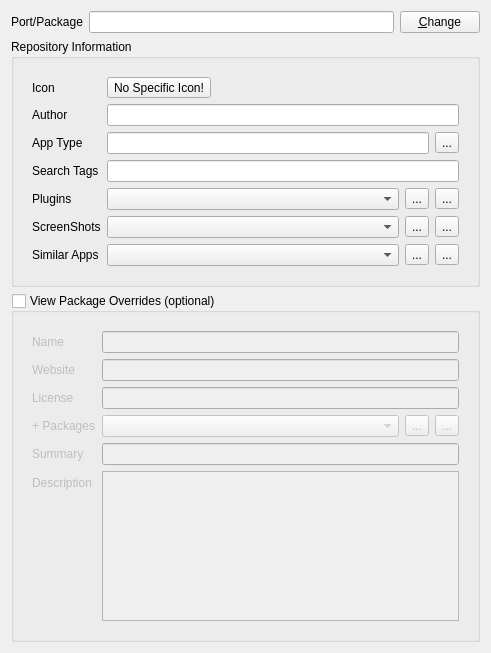
          <widget class="QWidget" name="scrollAreaWidgetContents">
           <property name="geometry">
            <rect>
             <x>0</x>
             <y>0</y>
             <width>491</width>
             <height>627</height>
            </rect>
           </property>
           <layout class="QVBoxLayout" name="verticalLayout_13">
            <item>
             <layout class="QFormLayout" name="formLayout_5">
              <property name="fieldGrowthPolicy">
               <enum>QFormLayout::ExpandingFieldsGrow</enum>
              </property>
              <item row="0" column="0">
               <widget class="QLabel" name="label_makeport">
                <property name="text">
                 <string>Port/Package</string>
                </property>
               </widget>
              </item>
              <item row="0" column="1">
               <layout class="QHBoxLayout" name="layout_makeport">
                <item>
                 <widget class="QLineEdit" name="line_makeport">
                  <property name="statusTip">
                   <string>FreeBSD port to be packaged as a PBI</string>
                  </property>
                 </widget>
                </item>
                <item>
                 <widget class="QPushButton" name="push_change_makeport">
                  <property name="statusTip">
                   <string>Select a different FreeBSD package</string>
                  </property>
                  <property name="text">
                   <string>&amp;Change</string>
                  </property>
                 </widget>
                </item>
               </layout>
              </item>
             </layout>
            </item>
            <item>
             <widget class="QGroupBox" name="group_config_repo">
              <property name="title">
               <string>Repository Information</string>
              </property>
              <property name="checkable">
               <bool>false</bool>
              </property>
              <property name="checked">
               <bool>false</bool>
              </property>
              <layout class="QVBoxLayout" name="verticalLayout_5">
               <item>
                <widget class="QFrame" name="frame_repoInfo">
                 <property name="frameShape">
                  <enum>QFrame::NoFrame</enum>
                 </property>
                 <property name="frameShadow">
                  <enum>QFrame::Raised</enum>
                 </property>
                 <layout class="QFormLayout" name="formLayout">
                  <property name="fieldGrowthPolicy">
                   <enum>QFormLayout::ExpandingFieldsGrow</enum>
                  </property>
                  <item row="3" column="0">
                   <widget class="QLabel" name="label">
                    <property name="text">
                     <string>Search Tags</string>
                    </property>
                   </widget>
                  </item>
                  <item row="3" column="1">
                   <widget class="QLineEdit" name="line_repoTags">
                    <property name="statusTip">
                     <string>Comma-separated list of search tags for the application</string>
                    </property>
                   </widget>
                  </item>
                  <item row="5" column="0">
                   <widget class="QLabel" name="label_4">
                    <property name="text">
                     <string>Plugins</string>
                    </property>
                   </widget>
                  </item>
                  <item row="5" column="1">
                   <layout class="QHBoxLayout" name="horizontalLayout">
                    <item>
                     <widget class="QComboBox" name="combo_plugins">
                      <property name="sizePolicy">
                       <sizepolicy hsizetype="Expanding" vsizetype="Fixed">
                        <horstretch>0</horstretch>
                        <verstretch>0</verstretch>
                       </sizepolicy>
                      </property>
                      <property name="statusTip">
                       <string>Optional Packages that provide additional functionality to this application</string>
                      </property>
                     </widget>
                    </item>
                    <item>
                     <widget class="QToolButton" name="tool_addplugin">
                      <property name="text">
                       <string>...</string>
                      </property>
                      <property name="icon">
                       <iconset resource="EasyPBI.qrc">
                        <normaloff>:/png/icons/plus.png</normaloff>:/png/icons/plus.png</iconset>
                      </property>
                     </widget>
                    </item>
                    <item>
                     <widget class="QToolButton" name="tool_rmplugin">
                      <property name="text">
                       <string notr="true">...</string>
                      </property>
                      <property name="icon">
                       <iconset resource="EasyPBI.qrc">
                        <normaloff>:/png/icons/minus.png</normaloff>:/png/icons/minus.png</iconset>
                      </property>
                     </widget>
                    </item>
                   </layout>
                  </item>
                  <item row="6" column="0">
                   <widget class="QLabel" name="label_5">
                    <property name="text">
                     <string>ScreenShots</string>
                    </property>
                   </widget>
                  </item>
                  <item row="6" column="1">
                   <layout class="QHBoxLayout" name="horizontalLayout_3">
                    <item>
                     <widget class="QComboBox" name="combo_screenshots">
                      <property name="sizePolicy">
                       <sizepolicy hsizetype="Expanding" vsizetype="Fixed">
                        <horstretch>0</horstretch>
                        <verstretch>0</verstretch>
                       </sizepolicy>
                      </property>
                      <property name="statusTip">
                       <string>List of URLs to screenshots of this application</string>
                      </property>
                     </widget>
                    </item>
                    <item>
                     <widget class="QToolButton" name="tool_addscreenshot">
                      <property name="text">
                       <string notr="true">...</string>
                      </property>
                      <property name="icon">
                       <iconset resource="EasyPBI.qrc">
                        <normaloff>:/png/icons/plus.png</normaloff>:/png/icons/plus.png</iconset>
                      </property>
                     </widget>
                    </item>
                    <item>
                     <widget class="QToolButton" name="tool_rmscreenshot">
                      <property name="text">
                       <string>...</string>
                      </property>
                      <property name="icon">
                       <iconset resource="EasyPBI.qrc">
                        <normaloff>:/png/icons/minus.png</normaloff>:/png/icons/minus.png</iconset>
                      </property>
                     </widget>
                    </item>
                   </layout>
                  </item>
                  <item row="7" column="0">
                   <widget class="QLabel" name="label_6">
                    <property name="text">
                     <string>Similar Apps</string>
                    </property>
                   </widget>
                  </item>
                  <item row="7" column="1">
                   <layout class="QHBoxLayout" name="horizontalLayout_5">
                    <item>
                     <widget class="QComboBox" name="combo_similar">
                      <property name="sizePolicy">
                       <sizepolicy hsizetype="Expanding" vsizetype="Fixed">
                        <horstretch>0</horstretch>
                        <verstretch>0</verstretch>
                       </sizepolicy>
                      </property>
                      <property name="statusTip">
                       <string>Other applications that are similar to this one</string>
                      </property>
                     </widget>
                    </item>
                    <item>
                     <widget class="QToolButton" name="tool_addsimilar">
                      <property name="text">
                       <string notr="true">...</string>
                      </property>
                      <property name="icon">
                       <iconset resource="EasyPBI.qrc">
                        <normaloff>:/png/icons/plus.png</normaloff>:/png/icons/plus.png</iconset>
                      </property>
                     </widget>
                    </item>
                    <item>
                     <widget class="QToolButton" name="tool_rmsimilar">
                      <property name="text">
                       <string notr="true">...</string>
                      </property>
                      <property name="icon">
                       <iconset resource="EasyPBI.qrc">
                        <normaloff>:/png/icons/minus.png</normaloff>:/png/icons/minus.png</iconset>
                      </property>
                     </widget>
                    </item>
                   </layout>
                  </item>
                  <item row="1" column="0">
                   <widget class="QLabel" name="label_progauthor">
                    <property name="toolTip">
                     <string>Author of the main program (or FreeBSD port maintainer instead)</string>
                    </property>
                    <property name="text">
                     <string>Author</string>
                    </property>
                   </widget>
                  </item>
                  <item row="1" column="1">
                   <widget class="QLineEdit" name="line_progauthor">
                    <property name="statusTip">
                     <string>Author of the main program (or FreeBSD port maintainer instead)</string>
                    </property>
                   </widget>
                  </item>
                  <item row="0" column="0">
                   <widget class="QLabel" name="label_progicon">
                    <property name="toolTip">
                     <string>Icon that will be used for the program (PNG resources available)</string>
                    </property>
                    <property name="text">
                     <string>Icon</string>
                    </property>
                   </widget>
                  </item>
                  <item row="2" column="0">
                   <widget class="QLabel" name="label_3">
                    <property name="text">
                     <string>App Type</string>
                    </property>
                   </widget>
                  </item>
                  <item row="2" column="1">
                   <layout class="QHBoxLayout" name="horizontalLayout_2">
                    <item>
                     <widget class="QLineEdit" name="line_repoType"/>
                    </item>
                    <item>
                     <widget class="QToolButton" name="tool_repoType">
                      <property name="text">
                       <string>...</string>
                      </property>
                      <property name="popupMode">
                       <enum>QToolButton::InstantPopup</enum>
                      </property>
                     </widget>
                    </item>
                   </layout>
                  </item>
                  <item row="0" column="1">
                   <widget class="QToolButton" name="tool_showicon">
                    <property name="statusTip">
                     <string>Select a file to use for the application icon (required for shortcuts)</string>
                    </property>
                    <property name="text">
                     <string>No Specific Icon!</string>
                    </property>
                    <property name="iconSize">
                     <size>
                      <width>64</width>
                      <height>64</height>
                     </size>
                    </property>
                    <property name="autoRaise">
                     <bool>false</bool>
                    </property>
                   </widget>
                  </item>
                 </layout>
                </widget>
               </item>
              </layout>
             </widget>
            </item>
            <item>
             <widget class="QGroupBox" name="group_config_overrides">
              <property name="title">
               <string>View Package Overrides (optional)</string>
              </property>
              <property name="checkable">
               <bool>true</bool>
              </property>
              <property name="checked">
               <bool>false</bool>
              </property>
              <layout class="QVBoxLayout" name="verticalLayout_10">
               <item>
                <widget class="QFrame" name="frame_pkgFix">
                 <property name="frameShape">
                  <enum>QFrame::NoFrame</enum>
                 </property>
                 <property name="frameShadow">
                  <enum>QFrame::Raised</enum>
                 </property>
                 <layout class="QFormLayout" name="formLayout_4">
                  <property name="fieldGrowthPolicy">
                   <enum>QFormLayout::ExpandingFieldsGrow</enum>
                  </property>
                  <item row="0" column="0">
                   <widget class="QLabel" name="label_progname">
                    <property name="toolTip">
                     <string>Official name of the target program</string>
                    </property>
                    <property name="text">
                     <string>Name</string>
                    </property>
                   </widget>
                  </item>
                  <item row="0" column="1">
                   <widget class="QLineEdit" name="line_progname">
                    <property name="statusTip">
                     <string>Official name of the target program</string>
                    </property>
                   </widget>
                  </item>
                  <item row="1" column="0">
                   <widget class="QLabel" name="label_progweb">
                    <property name="toolTip">
                     <string>URL of the main website for the target program</string>
                    </property>
                    <property name="text">
                     <string>Website</string>
                    </property>
                   </widget>
                  </item>
                  <item row="1" column="1">
                   <widget class="QLineEdit" name="line_progweb">
                    <property name="statusTip">
                     <string>URL of the main application website</string>
                    </property>
                   </widget>
                  </item>
                  <item row="2" column="0">
                   <widget class="QLabel" name="label_2">
                    <property name="text">
                     <string>License</string>
                    </property>
                   </widget>
                  </item>
                  <item row="2" column="1">
                   <widget class="QLineEdit" name="line_config_license">
                    <property name="statusTip">
                     <string>Application license(s)</string>
                    </property>
                   </widget>
                  </item>
                  <item row="3" column="0">
                   <widget class="QLabel" name="label_portafter">
                    <property name="text">
                     <string>+ Packages</string>
                    </property>
                   </widget>
                  </item>
                  <item row="3" column="1">
                   <layout class="QHBoxLayout" name="layout_portafter">
                    <item>
                     <widget class="QComboBox" name="list_portafter">
                      <property name="sizePolicy">
                       <sizepolicy hsizetype="MinimumExpanding" vsizetype="Fixed">
                        <horstretch>0</horstretch>
                        <verstretch>0</verstretch>
                       </sizepolicy>
                      </property>
                      <property name="statusTip">
                       <string>Additional ports/packages to be installed with this application by default</string>
                      </property>
                     </widget>
                    </item>
                    <item>
                     <widget class="QToolButton" name="tool_addportafter">
                      <property name="text">
                       <string>...</string>
                      </property>
                      <property name="icon">
                       <iconset resource="EasyPBI.qrc">
                        <normaloff>:/png/icons/plus.png</normaloff>:/png/icons/plus.png</iconset>
                      </property>
                     </widget>
                    </item>
                    <item>
                     <widget class="QToolButton" name="tool_rmportafter">
                      <property name="text">
                       <string>...</string>
                      </property>
                      <property name="icon">
                       <iconset resource="EasyPBI.qrc">
                        <normaloff>:/png/icons/minus.png</normaloff>:/png/icons/minus.png</iconset>
                      </property>
                     </widget>
                    </item>
                   </layout>
                  </item>
                  <item row="4" column="0">
                   <widget class="QLabel" name="label_7">
                    <property name="text">
                     <string>Summary</string>
                    </property>
                   </widget>
                  </item>
                  <item row="4" column="1">
                   <widget class="QLineEdit" name="line_summary">
                    <property name="statusTip">
                     <string>Short description of the application</string>
                    </property>
                   </widget>
                  </item>
                  <item row="5" column="0">
                   <widget class="QLabel" name="label_8">
                    <property name="text">
                     <string>Description</string>
                    </property>
                   </widget>
                  </item>
                  <item row="5" column="1">
                   <widget class="QPlainTextEdit" name="text_description">
                    <property name="minimumSize">
                     <size>
                      <width>0</width>
                      <height>150</height>
                     </size>
                    </property>
                    <property name="statusTip">
                     <string>Full description of the application</string>
                    </property>
                    <property name="lineWrapMode">
                     <enum>QPlainTextEdit::NoWrap</enum>
                    </property>
                   </widget>
                  </item>
                 </layout>
                </widget>
               </item>
              </layout>
             </widget>
            </item>
            <item>
             <spacer name="verticalSpacer">
              <property name="orientation">
               <enum>Qt::Vertical</enum>
              </property>
              <property name="sizeHint" stdset="0">
               <size>
                <width>20</width>
                <height>0</height>
               </size>
              </property>
             </spacer>
            </item>
           </layout>
          </widget>
